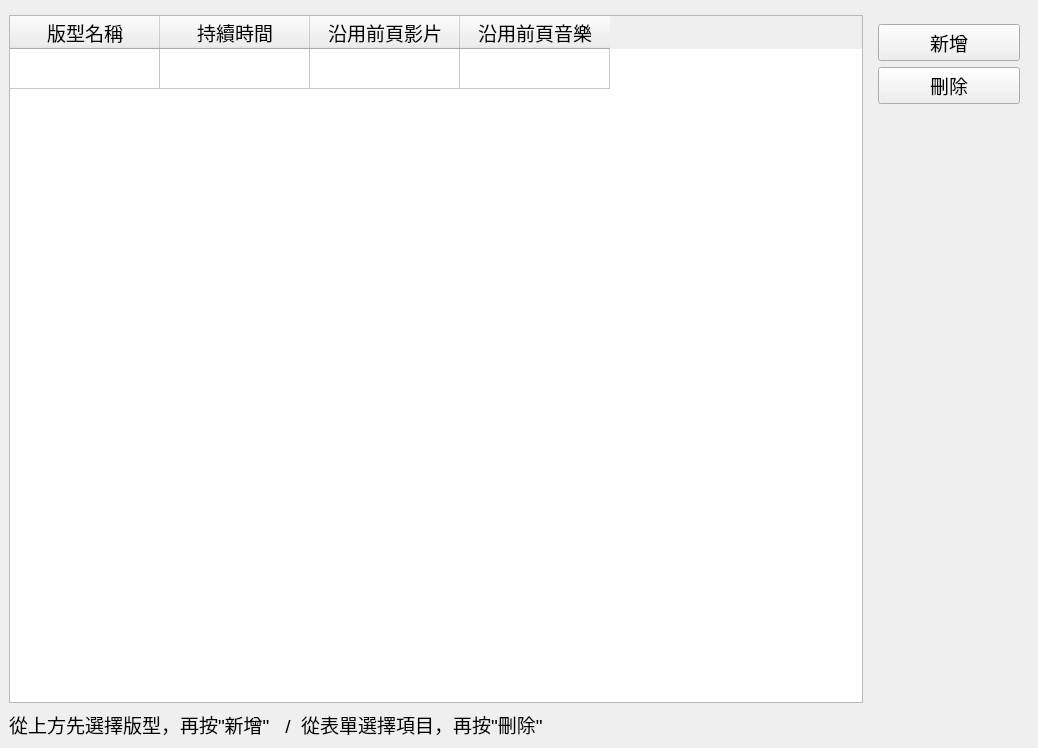
<?xml version="1.0" encoding="UTF-8"?>
<ui version="4.0">
 <class>LayerSchedule</class>
 <widget class="QWidget" name="LayerSchedule">
  <property name="geometry">
   <rect>
    <x>0</x>
    <y>0</y>
    <width>1038</width>
    <height>748</height>
   </rect>
  </property>
  <property name="windowTitle">
   <string>Form</string>
  </property>
  <layout class="QGridLayout" name="gridLayout">
   <property name="leftMargin">
    <number>0</number>
   </property>
   <property name="topMargin">
    <number>0</number>
   </property>
   <property name="rightMargin">
    <number>0</number>
   </property>
   <property name="bottomMargin">
    <number>0</number>
   </property>
   <item row="0" column="0">
    <widget class="QWidget" name="wBg" native="true">
     <property name="font">
      <font>
       <pointsize>14</pointsize>
      </font>
     </property>
     <layout class="QGridLayout" name="gridLayout_2">
      <item row="1" column="0">
       <widget class="QTableWidget" name="tableWidget">
        <property name="font">
         <font>
          <family>Arial</family>
          <pointsize>14</pointsize>
          <weight>50</weight>
          <italic>false</italic>
          <bold>false</bold>
         </font>
        </property>
        <property name="styleSheet">
         <string notr="true">font: 14pt &quot;Arial&quot;;</string>
        </property>
        <attribute name="horizontalHeaderVisible">
         <bool>true</bool>
        </attribute>
        <attribute name="horizontalHeaderDefaultSectionSize">
         <number>150</number>
        </attribute>
        <attribute name="verticalHeaderVisible">
         <bool>false</bool>
        </attribute>
        <attribute name="verticalHeaderDefaultSectionSize">
         <number>40</number>
        </attribute>
        <row>
         <property name="text">
          <string>新增列</string>
         </property>
        </row>
        <column>
         <property name="text">
          <string>版型名稱</string>
         </property>
        </column>
        <column>
         <property name="text">
          <string>持續時間</string>
         </property>
        </column>
        <column>
         <property name="text">
          <string>沿用前頁影片</string>
         </property>
        </column>
        <column>
         <property name="text">
          <string>沿用前頁音樂</string>
         </property>
        </column>
       </widget>
      </item>
      <item row="2" column="0">
       <widget class="QLabel" name="label">
        <property name="minimumSize">
         <size>
          <width>0</width>
          <height>30</height>
         </size>
        </property>
        <property name="text">
         <string>從上方先選擇版型，再按&quot;新增&quot;   /  從表單選擇項目，再按&quot;刪除&quot;</string>
        </property>
       </widget>
      </item>
      <item row="1" column="1">
       <widget class="QWidget" name="widget" native="true">
        <property name="minimumSize">
         <size>
          <width>160</width>
          <height>0</height>
         </size>
        </property>
        <layout class="QVBoxLayout" name="verticalLayout">
         <item>
          <widget class="QPushButton" name="btnAdd">
           <property name="text">
            <string>新增</string>
           </property>
          </widget>
         </item>
         <item>
          <widget class="QPushButton" name="btnDel">
           <property name="text">
            <string>刪除</string>
           </property>
          </widget>
         </item>
         <item>
          <spacer name="verticalSpacer_2">
           <property name="orientation">
            <enum>Qt::Vertical</enum>
           </property>
           <property name="sizeHint" stdset="0">
            <size>
             <width>20</width>
             <height>40</height>
            </size>
           </property>
          </spacer>
         </item>
         <item>
          <spacer name="verticalSpacer">
           <property name="orientation">
            <enum>Qt::Vertical</enum>
           </property>
           <property name="sizeHint" stdset="0">
            <size>
             <width>20</width>
             <height>40</height>
            </size>
           </property>
          </spacer>
         </item>
        </layout>
       </widget>
      </item>
      <item row="0" column="0">
       <widget class="QWidget" name="widget_2" native="true"/>
      </item>
     </layout>
    </widget>
   </item>
  </layout>
 </widget>
 <resources/>
 <connections/>
</ui>
